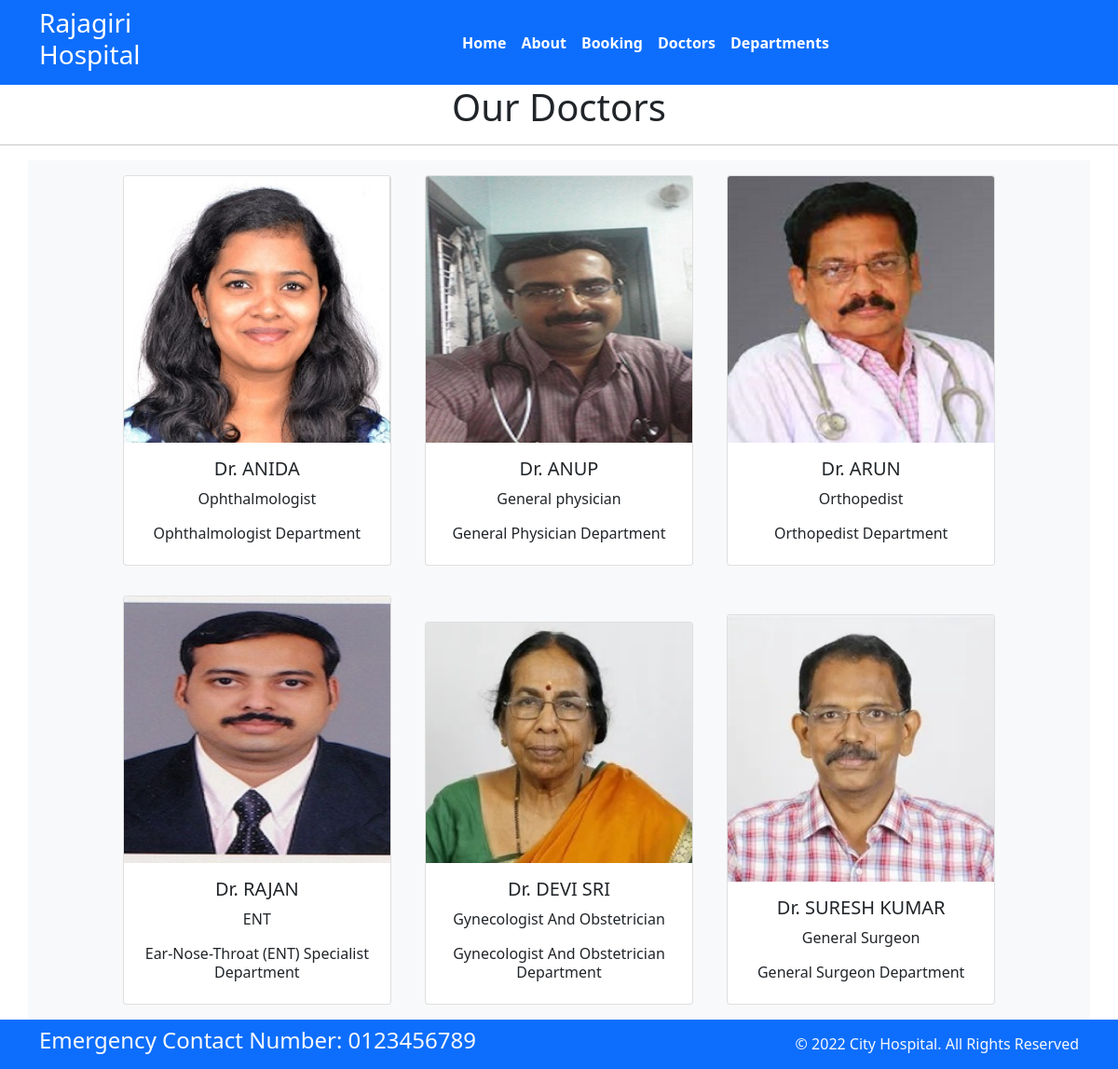
Page /doctors on the committed database.
### home/models.py (models this page shows, shortened)
class Doctors(models.Model):
    doc_name = models.CharField(max_length=255)
    doc_spec = models.CharField(max_length=255)
    dep_name = models.ForeignKey(Departments, on_delete=models.CASCADE)
    doc_image = models.ImageField(upload_to='doctors')

class Departments(models.Model):
    dep_name = models.CharField(max_length=100)
    dep_decription = models.TextField()
    def __str__(self):
        return self.dep_name

### home/views.py (the view)
# urls.py: path('doctors', views.doctors, name='doctors'),
def doctors(request):
    dict_docs = {
        'doctors': Doctors.objects.all()
    }
    return render(request, 'doctors.html', dict_docs)

### templates/doctors.html (shortened to what this page needs)
{% extends 'base.html' %}
{% block content%}
<h1 class="text-center">Our Doctors</h1>
<hr>
<div class="container text-center bg-light">
    {% for d in doctors%}
    <div class="card text-center mx-3 my-3" style="width: 18rem; display:inline-block">
        <img src="{{d.doc_image.url}}" class="card-img-top" alt="...">
        <div class="card-body">
            <h5 class="card-title">Dr. {{d.doc_name}}</h5>
            <p class="card-text">{{d.doc_spec}}</p>
            <h6>{{d.dep_name}} Department</h6>
        </div>
    </div>
    {% endfor %}
</div>
{% endblock %}

### templates/base.html (shortened to what this page needs)
{% load static %}
<!DOCTYPE html>
<html>
<head>
  <link rel="stylesheet" href=" https://cdn.jsdelivr.net/npm/bootstrap@5.1.3/dist/css/bootstrap.min.css ">
  <link rel="stylesheet" href="https://use.fontawesome.com/releases/v5.2.0/css/all.css">
  <link rel="stylesheet" href="{% static '/css/style.css'%}">
</head>
<body>
  <nav class="navbar bg-primary navbar-expand-md ">
    <div class="container">
      <div class="col-2 text-left pl-md-0">
        <h3 class="text-white">Rajagiri Hospital</h3>
      </div>
      <div class="collapse navbar-collapse justify-content-center col-md-8 navbar-collapse-3">
        <ul class="navbar-nav justify-content-center  fw-bold">
          <li class="nav-item active">
            <a class="nav-link text-white" href="{% url 'home' %}">Home </a>
          </li>
          <li class="nav-item">
            <a class="nav-link text-white" href="{% url 'about' %}">About</a>
          </li>
          <li class="nav-item">
            <a class="nav-link text-white" href="{% url 'booking' %}">Booking</a>
          </li>
          <li class="nav-item">
            <a class="nav-link text-white" href="{% url 'doctors' %}">Doctors</a>
          </li>
          <li class="nav-item">
            <a class="nav-link text-white" href="{% url 'department' %}">Departments</a>
          </li>
        </ul>
      </div>
    </div>
  </nav>
  {% block content%}{% endblock %}
  <section class="">
    <footer class="pt-2 pb-2  bg-primary text-light">
      <div class="container">
        <div class="row align-items-center">
          <div class="col-12 col-md-8">
            <h4>Emergency Contact Number: 0123456789</h4>
          </div>
          <div class="col-12 col-md-4 mt-4 mt-md-0 text-center text-md-end">
            © 2022 City Hospital. All Rights Reserved
          </div>
        </div>
      </div>
    </footer>
  </section>
</body>
</html>

### rows in the picture
Doctors: doc_image (picture), doc_name "ANIDA", doc_spec "Ophthalmologist", dep_name "Ophthalmologist"
Doctors: doc_image (picture), doc_name "ANUP", doc_spec "General physician", dep_name "General Physician"
Doctors: doc_image (picture), doc_name "ARUN", doc_spec "Orthopedist", dep_name "Orthopedist"
Doctors: doc_image (picture), doc_name "RAJAN", doc_spec "ENT", dep_name "Ear-Nose-Throat (ENT) Specialist"
Doctors: doc_image (picture), doc_name "DEVI SRI", doc_spec "Gynecologist And Obstetrician", dep_name "Gynecologist And Obstetrician"
Doctors: doc_image (picture), doc_name "SURESH KUMAR", doc_spec "General Surgeon", dep_name "General Surgeon"
